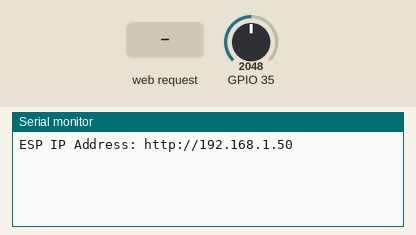
Simulated run of this sketch. Board: ESP32. Shown: the last lines printed to the serial monitor. Inputs (shaded band) come from the test bench; at power-on: GPIO 35 = 2048. WiFi joins after 1.5 s; servers stay silent unless stated.

Above: at 2.7 s.
2.8 s: HTTP request GET /get received
At 3.9 s:
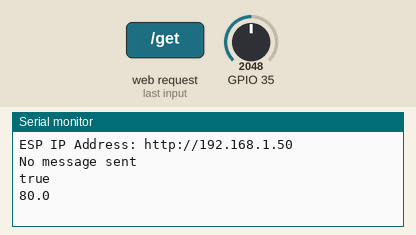
4.3 s: GPIO 35 set to 2866
At 7.2 s:
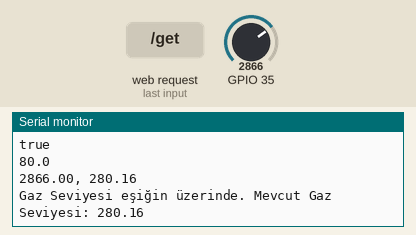
7.5 s: GPIO 35 set to 491
At 12.4 s:
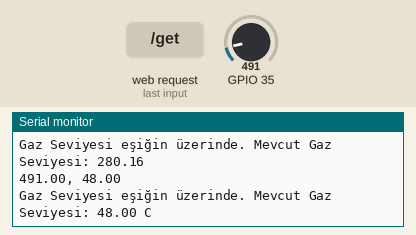

The sketch:

gas_deneme2.ino
```cpp
#include <WiFi.h>
#include <AsyncTCP.h>
#include <ESPAsyncWebServer.h>
#include "ESP32_MailClient.h"

const char* ssid = "ZAZA";
const char* password = "123456789";

#define emailSenderAccount    "arslan190512@gmail.com"
#define emailSenderPassword   "nhzbkywtmqwxqfig"
#define smtpServer            "smtp.gmail.com"
#define smtpServerPort        465
#define emailSubject          "UYARI! Gaz Kaçağı Tespit Edildi"

int buzzerPin = 19;


String inputMessage = "ciphatay858@gmail.com";
String enableEmailChecked = "checked";
String inputMessage2 = "true";


String inputMessage3 = "80.0";
String lastgaslevel;


const char index_html[] PROGMEM = R"rawliteral(
<!DOCTYPE HTML><html><head>
  <title>Gaz Seviyesi ile E-posta Bildirimi</title>
  <meta name="viewport" content="width=device-width, initial-scale=1">
  <style>
    body{
      background-color: #90CAF9;
    }
    h2{
      background-color: yellow;
      color: black;
      text-align: center;
      font-weight:bold
      font-size: 40px;
    }
    h3{
      padding: 15px;
      text-align: center;
      font-size: 30px;
      font-weight: bold;
      border: solid 2px black;
    }
    p{
      text-align: center;
      font-weight: bold;
      font-size: 20px;
    }
    form{
      border: solid 2px black;
      text-align: center;
    }
    form #mail{
      font-weight: bold;
      margin: 8px;
      font-size: 15px;
    }
    form #bildirim{
      font-weight: bold;
      margin: 8px;
      font-size: 15px;
    }
    form #esik{
      font-weight: bold;
      margin: 8px;
      font-size: 15px;
    }
    #buton{
      cursor: pointer;
      background-color: #4CAF50;
      color: black;
      font-size: 16px;
      font-weight: bold;
      padding: 5px 7px;
      margin: 6px;
      text-decoration: none;
      border-radius: 6px;
    }
    #buton:hover{
      background-color: #EEFF41;
      font-weight: bold;
    }
  </style>
  </head><body>
  <h2>Gaz Seviyesi Tespiti</h2>
  <p>Gaz Seviyesi</p>
  <h3>%GASVALUE%</h3>
  <br>
  <hr>
  <br>
  <h2>ESP E-posta Uyarisi</h2>
  <form action="/get">
    Mail Adresi: <input type="email" id="mail" name="email_input" value="%EMAIL_INPUT%" required><br>
    E-posta Bildirimini Etkinlestir <input type="checkbox" id="bildirim" name="enable_email_input" value="true" %ENABLE_EMAIL%><br>
    Gaz Seviyesi Esigi: <input type="number" id="esik" step="0.1" name="threshold_input" value="%THRESHOLD%" required><br>
    <input type="submit" value="Gonder" id="buton">
  </form>
</body></html>)rawliteral";

void notFound(AsyncWebServerRequest *request)
{
  request->send(404, "text/plain", "Not found");
}
AsyncWebServer server(80);

String processor(const String& var)
{
  if(var == "GASVALUE")
  {
    return lastgaslevel;
  }
  else if(var == "EMAIL_INPUT")
  {
    return inputMessage;
  }
  else if(var == "ENABLE_EMAIL")
  {
    return enableEmailChecked;
  }
  else if(var == "THRESHOLD")
  {
    return inputMessage3;
  }
  return String();
}


bool emailSent = false;
const char* PARAM_INPUT_1 = "email_input";
const char* PARAM_INPUT_2 = "enable_email_input";
const char* PARAM_INPUT_3 = "threshold_input";

unsigned long previousMillis = 0;
const long interval = 5000;

SMTPData smtpData;


void setup()
{
  Serial.begin(115200);
  WiFi.mode(WIFI_STA);
  WiFi.begin(ssid, password);
  if (WiFi.waitForConnectResult() != WL_CONNECTED)
  {
    Serial.println("WiFi Failed!");
    return;
  }
  Serial.println();
  Serial.print("ESP IP Address: http://");
  Serial.println(WiFi.localIP());


  server.on("/", HTTP_GET, [](AsyncWebServerRequest *request){
    request->send_P(200, "text/html", index_html, processor);
  });
  server.on("/get", HTTP_GET, [] (AsyncWebServerRequest *request) {
    if (request->hasParam(PARAM_INPUT_1)) {
      inputMessage = request->getParam(PARAM_INPUT_1)->value();
      if (request->hasParam(PARAM_INPUT_2)) {
        inputMessage2 = request->getParam(PARAM_INPUT_2)->value();
        enableEmailChecked = "checked";
      }
      else
      {
        inputMessage2 = "false";
        enableEmailChecked = "";
      }
      if (request->hasParam(PARAM_INPUT_3)) {
        inputMessage3 = request->getParam(PARAM_INPUT_3)->value();
      }
    }
    else {
      inputMessage = "No message sent";
    }
    Serial.println(inputMessage);
    Serial.println(inputMessage2);
    Serial.println(inputMessage3);
    request->send(200, "text/html", "HTTP GET istegi ESP'nize gonderildi.<br><a href=\"/\">Ana Sayfaya Don</a>");
  });
  server.onNotFound(notFound);
  server.begin();
}


void loop()
{
  unsigned long currentMillis = millis();
  if (currentMillis - previousMillis >= interval) {
    previousMillis = currentMillis;

    float gas_analog_value = analogRead(35);
    float gas_value = ((gas_analog_value/1023)*100);
    Serial.print(gas_analog_value);
    Serial.print(", ");
    Serial.println(gas_value);

    lastgaslevel = String(gas_value);

    if(gas_value > inputMessage3.toFloat() && inputMessage2 == "true" && !emailSent){
      String emailMessage = String("Gaz Seviyesi eşiğin üzerinde. Mevcut Gaz Seviyesi: " + String(gas_value));
      if(sendEmailNotification(emailMessage)) {
        Serial.println(emailMessage);
        emailSent = true;
      }
      else {
        Serial.println("Email failed to send");
      }
    }
    else if((gas_value < inputMessage3.toFloat()) && inputMessage2 == "true" && emailSent)
    {
      String emailMessage = String("Gaz Seviyesi eşiğin üzerinde. Mevcut Gaz Seviyesi: ") +
                            String(gas_value) + String(" C");
      if(sendEmailNotification(emailMessage))
      {
        Serial.println(emailMessage);
        emailSent = false;
      }
      else {
        Serial.println("Email failed to send");
      }
    }

    if(gas_value > inputMessage3.toFloat()) {      // Sensörden okunan değer eşik değerinden büyükse çalışır.
    digitalWrite(buzzerPin, HIGH);
    delay(1000);
    digitalWrite(buzzerPin, LOW);
    delay(1000);
    }
    else {                       // Sensörden okunan değer eşik değerinin altındaysa çalışır.
    digitalWrite(buzzerPin, LOW);
    }
  }

}


bool sendEmailNotification(String emailMessage)
{
  smtpData.setLogin(smtpServer, smtpServerPort, emailSenderAccount, emailSenderPassword);

  smtpData.setSender("ESP32_Gas_Alert_Mail", emailSenderAccount);

  smtpData.setPriority("High");

  smtpData.setSubject(emailSubject);

  smtpData.setMessage(emailMessage, true);

  smtpData.addRecipient(inputMessage);
  smtpData.setSendCallback(sendCallback);

  if (!MailClient.sendMail(smtpData))
{
    Serial.println("Error sending Email, " + MailClient.smtpErrorReason());
    return false;
  }

  smtpData.empty();
  return true;
}


void sendCallback(SendStatus msg)
{
  Serial.println(msg.info());

  if (msg.success())
{
    Serial.println("----------------");
  }
}
```

Measured:
- after the input at 2.8 s, the serial monitor: prints a new line at once (image 1)
- after the input at 4.3 s, the serial monitor: prints a new line after 0.70 s (image 2)
- after the input at 7.5 s, the serial monitor: prints a new line after 2.5 s (image 3)
